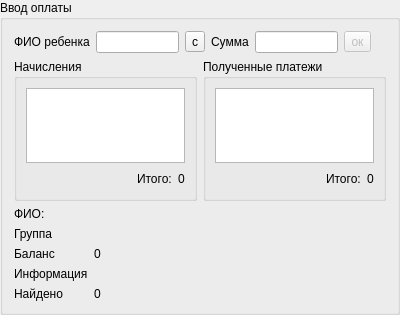
<?xml version="1.0" encoding="UTF-8"?>
<ui version="4.0">
 <class>AddPay</class>
 <widget class="QGroupBox" name="AddPay">
  <property name="geometry">
   <rect>
    <x>0</x>
    <y>0</y>
    <width>400</width>
    <height>315</height>
   </rect>
  </property>
  <property name="windowTitle">
   <string>Ввод оплаты</string>
  </property>
  <property name="title">
   <string>Ввод оплаты</string>
  </property>
  <layout class="QVBoxLayout" name="verticalLayout_3">
   <item>
    <layout class="QHBoxLayout" name="horizontalLayout">
     <property name="sizeConstraint">
      <enum>QLayout::SetMinimumSize</enum>
     </property>
     <item>
      <widget class="QLabel" name="label">
       <property name="text">
        <string>ФИО ребенка</string>
       </property>
      </widget>
     </item>
     <item>
      <widget class="QLineEdit" name="lineEdit_ls"/>
     </item>
     <item>
      <widget class="QToolButton" name="toolButton_clear">
       <property name="text">
        <string>с</string>
       </property>
      </widget>
     </item>
     <item>
      <widget class="QLabel" name="label_2">
       <property name="text">
        <string>Сумма</string>
       </property>
      </widget>
     </item>
     <item>
      <widget class="QLineEdit" name="lineEdit_sum"/>
     </item>
     <item>
      <widget class="QToolButton" name="toolButton_add">
       <property name="enabled">
        <bool>false</bool>
       </property>
       <property name="text">
        <string>ок</string>
       </property>
      </widget>
     </item>
     <item>
      <spacer name="horizontalSpacer_4">
       <property name="orientation">
        <enum>Qt::Horizontal</enum>
       </property>
       <property name="sizeHint" stdset="0">
        <size>
         <width>40</width>
         <height>20</height>
        </size>
       </property>
      </spacer>
     </item>
    </layout>
   </item>
   <item>
    <layout class="QHBoxLayout" name="horizontalLayout_4">
     <item>
      <widget class="QGroupBox" name="groupBox_2">
       <property name="title">
        <string>Начисления</string>
       </property>
       <layout class="QVBoxLayout" name="verticalLayout_2">
        <item>
         <widget class="QTableView" name="tableView_acc"/>
        </item>
        <item>
         <layout class="QHBoxLayout" name="horizontalLayout_3">
          <item>
           <spacer name="horizontalSpacer_3">
            <property name="orientation">
             <enum>Qt::Horizontal</enum>
            </property>
            <property name="sizeHint" stdset="0">
             <size>
              <width>40</width>
              <height>20</height>
             </size>
            </property>
           </spacer>
          </item>
          <item>
           <widget class="QLabel" name="label_6">
            <property name="text">
             <string>Итого:</string>
            </property>
           </widget>
          </item>
          <item>
           <widget class="QLabel" name="label_accsum">
            <property name="text">
             <string>0</string>
            </property>
           </widget>
          </item>
         </layout>
        </item>
       </layout>
      </widget>
     </item>
     <item>
      <widget class="QGroupBox" name="groupBox">
       <property name="title">
        <string>Полученные платежи</string>
       </property>
       <layout class="QVBoxLayout" name="verticalLayout">
        <item>
         <widget class="QTableView" name="tableView_pay"/>
        </item>
        <item>
         <layout class="QHBoxLayout" name="horizontalLayout_2">
          <item>
           <spacer name="horizontalSpacer_2">
            <property name="orientation">
             <enum>Qt::Horizontal</enum>
            </property>
            <property name="sizeHint" stdset="0">
             <size>
              <width>40</width>
              <height>20</height>
             </size>
            </property>
           </spacer>
          </item>
          <item>
           <widget class="QLabel" name="label_4">
            <property name="text">
             <string>Итого:</string>
            </property>
           </widget>
          </item>
          <item>
           <widget class="QLabel" name="label_paysum">
            <property name="text">
             <string>0</string>
            </property>
           </widget>
          </item>
         </layout>
        </item>
       </layout>
      </widget>
     </item>
    </layout>
   </item>
   <item>
    <layout class="QFormLayout" name="formLayout">
     <item row="0" column="0">
      <widget class="QLabel" name="label_5">
       <property name="text">
        <string>ФИО:</string>
       </property>
      </widget>
     </item>
     <item row="0" column="1">
      <widget class="QLabel" name="label_fio">
       <property name="text">
        <string/>
       </property>
      </widget>
     </item>
     <item row="1" column="0">
      <widget class="QLabel" name="label_22">
       <property name="text">
        <string>Группа</string>
       </property>
      </widget>
     </item>
     <item row="1" column="1">
      <widget class="QLabel" name="label_group">
       <property name="text">
        <string/>
       </property>
      </widget>
     </item>
     <item row="3" column="0">
      <widget class="QLabel" name="label_3">
       <property name="text">
        <string>Информация</string>
       </property>
      </widget>
     </item>
     <item row="3" column="1">
      <widget class="QLabel" name="label_info">
       <property name="text">
        <string/>
       </property>
      </widget>
     </item>
     <item row="2" column="0">
      <widget class="QLabel" name="label_7">
       <property name="text">
        <string>Баланс</string>
       </property>
      </widget>
     </item>
     <item row="2" column="1">
      <widget class="QLabel" name="label_balans">
       <property name="text">
        <string>0</string>
       </property>
      </widget>
     </item>
     <item row="4" column="0">
      <widget class="QLabel" name="label_8">
       <property name="text">
        <string>Найдено</string>
       </property>
      </widget>
     </item>
     <item row="4" column="1">
      <widget class="QLabel" name="label_finded">
       <property name="text">
        <string>0</string>
       </property>
      </widget>
     </item>
    </layout>
   </item>
  </layout>
 </widget>
 <resources/>
 <connections/>
</ui>
